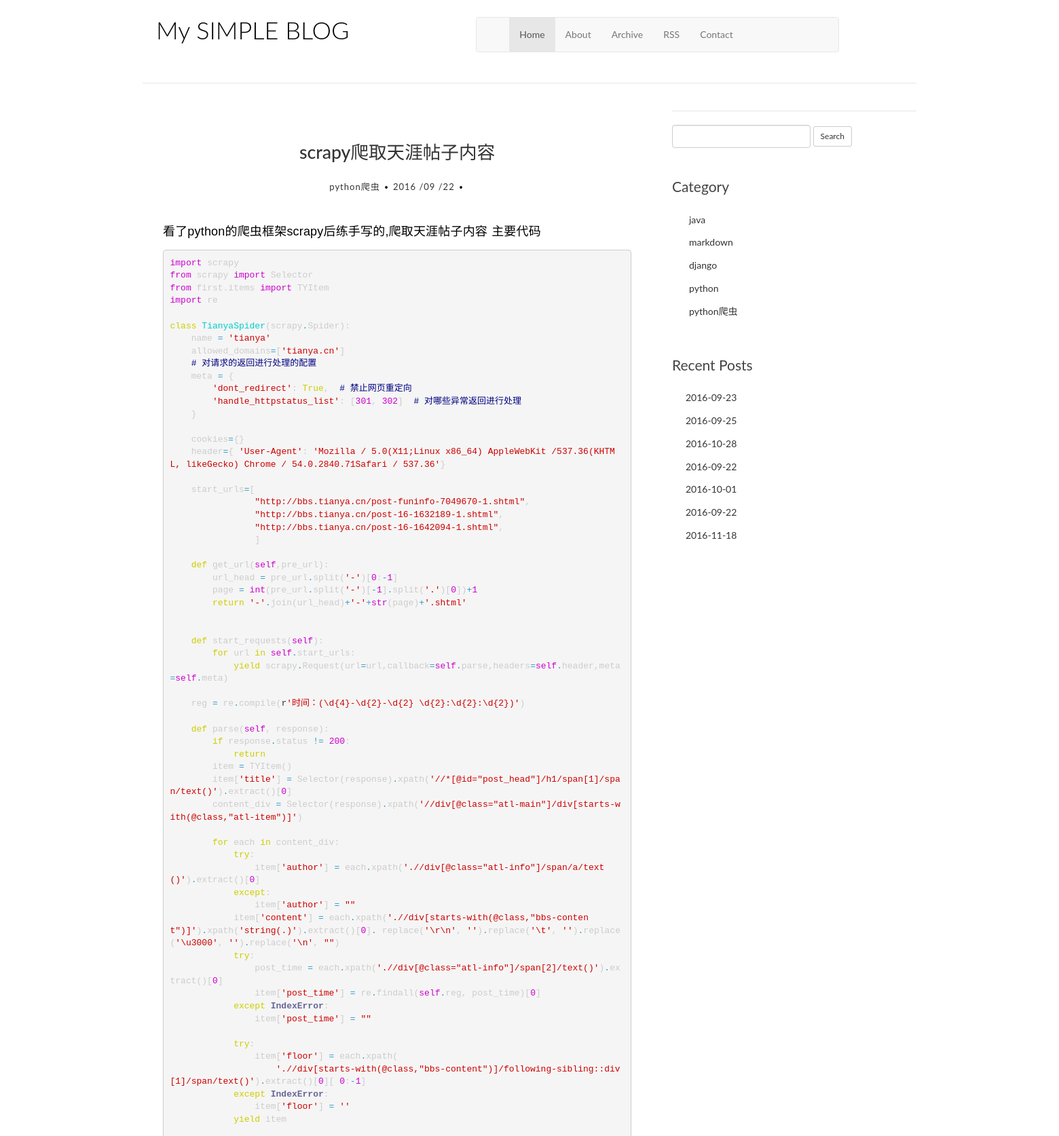
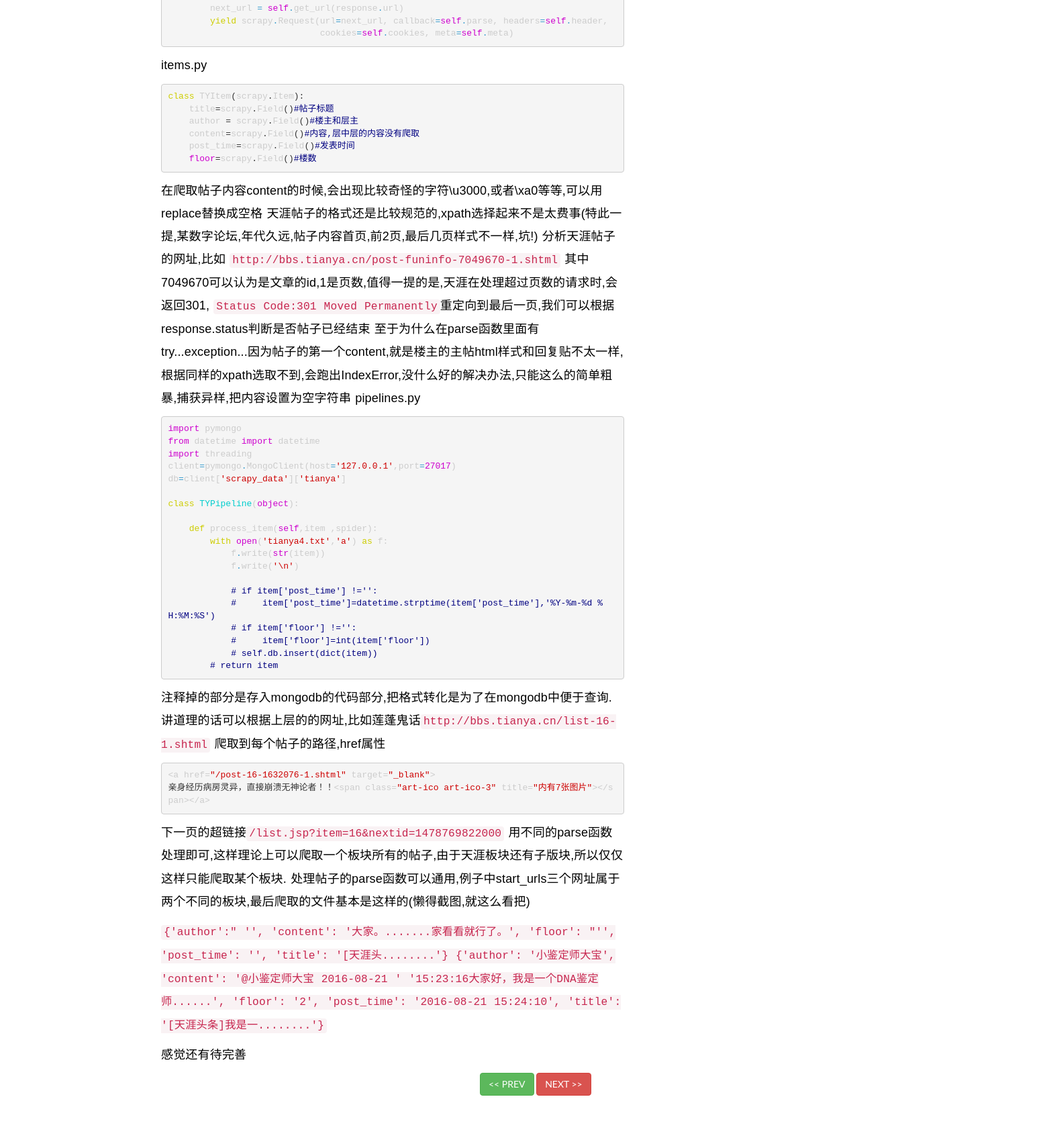
The app's page /post/2/ with its own data (2 pictures, top to bottom).
### article/models.py (models this page shows, shortened)
class Article(models.Model):
    title = models.CharField(max_length=100)  # 题目
    category = models.CharField(max_length=50)  # 标签
    date_time = models.DateTimeField(auto_now_add=True)  # 日期
    content = models.TextField()  # 内容
    class Meta:  # 按id降序
        ordering = ['id']

### article/views.py (the view)
# urls.py: url(r'^post/(?P<id>\d+)/$', views.SingleView.as_view(), name='single'),
class SingleView(BaseView):
    template_name = 'single.html'
    context_object_name = 'post'
    def get_queryset(self):
        try:
            post = Article.objects.get(id=self.kwargs['id'])
        except:
            raise Http404
        return post

### article/forms.py
class SearchForm(forms.Form):
    q=forms.CharField(widget=forms.TextInput(
        attrs={'class': 'form-control'}),
        max_length=50,
        required=False,label="")

### article/templatetags/my_markdown.py (called while the page is built)
@register.filter(is_safe=True)  #注册template filter
@stringfilter  #希望字符串作为参数
def my_markdown(value):
    return mark_safe(markdown.markdown(value,
                                       extensions = ['markdown.extensions.fenced_code', 'markdown.extensions.codehilite'],
                                       safe_mode=True,
                                       enable_attributes=False))

### article/views.py (called while the page is built)
    def get_context_data(self, **kwargs):
        context = super(BaseView, self).get_context_data(**kwargs)
        context['item_list'] = Article.objects.values('category','date_time').order_by('category').distinct()
        context['count']=Article.objects.count()
        return context

### templates/single.html (shortened to what this page needs)
{% extends "base.html"%}
{% load my_markdown %}
{% block content%}
<main class="col-md-8">
    <article class="post post-1">
        <header class="entry-header">
            <h1 class="entry-title">
                <a>{{post.title}}</a>
            </h1>
            <div class="entry-meta">
                <span class="post-category"><a href="#">{{post.category}}</a></span>
                <span class="post-date"><a href="#">{{post.date_time|date:"Y /m /d"}}</a></span>
            </div>
        </header>
        <div class="entry-content clearfix">
            <p> {{post.content|my_markdown}}</p>
        </div>
        <div class="col-md-4 col-sm-5 col-xs-8 pull-right">
            {% ifnotequal post.id 1 %}
            <a href="{% url 'single' post.id|add:'-1' %}" class="btn btn-success">&lt;&lt; PREV</a>
            {% endifnotequal %}
            {% ifnotequal post.id count %}
            <a href="{% url 'single' post.id|add:'1' %}" class="btn btn-danger">NEXT &gt;&gt;</a>
            {% endifnotequal %}
        </div>
    </article>
</main>
{% endblock %}

### article/static/style/custom.css (style rules this page uses)
* { outline: none; }
h1, h2, h3, h4, h5, h6 { margin-top: 0; }
a { color: #333; }
body { color: #444; font-family: 'Lato', sans-serif; }
p { font-family: 'Ubuntu', sans-serif; font-weight: 400; word-spacing: 1px; letter-spacing: 0.01em; }
.post { background: #fff; padding: 30px 30px 0; }
.entry-title { text-align: center; font-size: 1.9em; margin-bottom: 20px; line-height: 1.6; padding: 10px 20px 0; }
.entry-meta { text-align: center; color: #DDDDDD; font-size: 13px; letter-spacing: 1px; margin-bottom: 30px; }
.entry-content { font-size: 18px; line-height: 1.9; font-weight: 300; color: #000; }
.post-category, .post-date, .post-author { position: relative; padding-right: 15px; }
.post-category::after, .post-date::after, .post-author::after { position: absolute; content: '.'; color: #000; font-size: 30px; top: -22px; right: 1px; }

### article/static/style/vim.css (style rules this page uses)
.codehilite .k { color: #cdcd00 }
.codehilite .n { color: #cccccc }
.codehilite .o { color: #3399cc }
.codehilite .p { color: #cccccc }
.codehilite .c1 { color: #000080 }
.codehilite .kc { color: #cdcd00 }
.codehilite .kn { color: #cd00cd }
.codehilite .s { color: #cd0000 }
.codehilite .na { color: #cccccc }
.codehilite .nb { color: #cd00cd }
.codehilite .nc { color: #00cdcd }
.codehilite .ne { color: #666699; font-weight: bold }
.codehilite .nf { color: #cccccc }
.codehilite .nn { color: #cccccc }
.codehilite .nt { color: #cccccc }
.codehilite .ow { color: #cdcd00 }
.codehilite .w { color: #cccccc }
.codehilite .mi { color: #cd00cd }
.codehilite .s2 { color: #cd0000 }
.codehilite .se { color: #cd0000 }
.codehilite .si { color: #cd0000 }
.codehilite .s1 { color: #cd0000 }
.codehilite .bp { color: #cd00cd }

### records on screen
Article: title "scrapy爬取天涯帖子内容", category "python爬虫", date_time "2016 /09 /22", content|my_markdown "看了python的爬虫框架scrapy后练手写的,爬取天涯帖子内容 主要代码 import scrapy from scrapy import Selector from first.items import TYItem import re class TianyaSpider ( scrapy . Spider ): name = 'tianya' allowed_domains = [ 'tianya.cn' ] # 对请求的返回进行处理的配置 meta = { 'dont_redirect' : True , # 禁止网页重定向 'handle_httpstatus_list' : [ 301 , 302 ] # 对哪些异常返回进行处理 } cookies = {} header = { 'User-Agent' : 'Mozilla / 5.0(X11;Linux x86_64) AppleWebKit /537.36(KHTML, likeGecko) Chrome / 54.0.2840.71Safari / 537.36' } start_urls = [ \"http://bbs.tianya.cn/post-funinfo-7049670-1.shtml\" , \"http://bbs.tianya.cn/post-16-1632189-1.shtml\" , \"http://bbs.tianya.cn/post-16-1642094-1.shtml\" , ] def get_url ( self , pre_url ): url_head = pre_url…"

### other values on screen
{{ post.category|lower }} "java" "markdown" "django" "python" "python爬虫"
{{ post.date_time|date:"Y-m-d" }} "2016-09-23" "2016-09-25" "2016-10-28" "2016-09-22" "2016-10-01" "2016-09-22" "2016-11-18"
